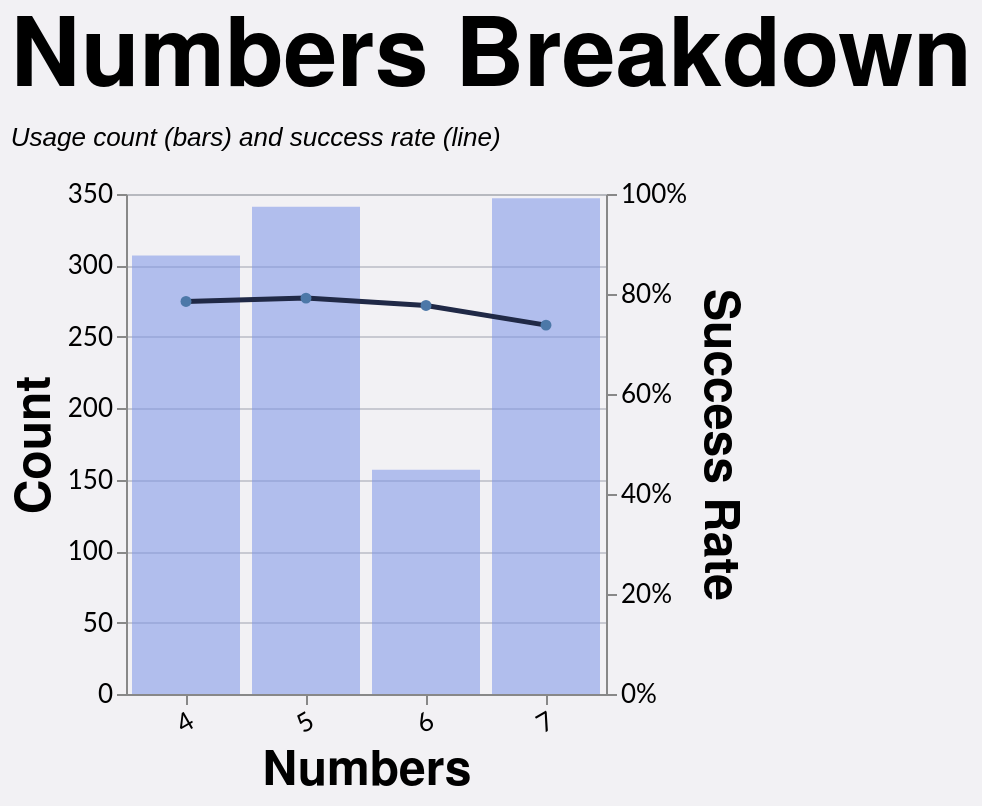

The Vega-Lite source for this figure:
### Vega-Lite specification from a JSON file in a GitHub repository (floating-point values rounded to 4 significant figures; data arrays with more than 128 entries replaced by an {"elided": "..."} marker saying what was removed)
{"config": {"axis": {"labelFont": "Lato, sans-serif", "titleFont": "PT Sans Narrow, Helvetica Neue, Helvetica, Arial, sans-serif", "labelFontSize": 13, "titleFontSize": 24, "gridColor": "#202947", "gridOpacity": 0.2}, "header": {"labelFont": "PT Sans Narrow, Helvetica Neue, Helvetica, Arial, sans-serif", "titleFont": "PT Sans Narrow, Helvetica Neue, Helvetica, Arial, sans-serif", "labelFontSize": 24, "titleFontSize": 28, "labelFontWeight": "bold", "orient": "left"}, "legend": {"labelFont": "Lato, sans-serif", "titleFont": "PT Sans Narrow, Helvetica Neue, Helvetica, Arial, sans-serif", "labelFontSize": 14, "titleFontSize": 16, "titlePadding": 5, "fillColor": "white", "strokeColor": "black", "padding": 10, "titleFontWeight": "lighter", "titleFontStyle": "italic", "titleColor": "gray", "offset": 10}, "title": {"font": "PT Sans Narrow, Helvetica Neue, Helvetica, Arial, sans-serif", "fontSize": 48, "fontWeight": "bold", "anchor": "start", "align": "center", "titlePadding": 20, "subtitlePadding": 10, "subtitleFontSize": 13, "subtitleColor": "", "subtitleFontStyle": "italic", "offset": 15, "color": "black"}, "axisX": {"labelAngle": 0}, "facet": {"title": null, "header": null, "align": {"row": "each", "column": "each"}}, "resolve": {"scale": {"y": "independent", "facet": "independent"}}, "background": "#f2f1f4"}, "layer": [{"mark": {"type": "bar", "color": "#7d96e8", "opacity": 0.55}, "encoding": {"tooltip": [{"field": "numbers", "title": "Numbers", "type": "nominal"}, {"field": "won", "format": ",.0f", "title": "Won", "type": "quantitative"}, {"field": "attempts", "format": ",.0f", "title": "Attempts", "type": "quantitative"}, {"field": "success_rate", "format": ".1%", "title": "Success Rate", "type": "quantitative"}], "x": {"axis": {"labelAngle": -30}, "field": "numbers", "sort": ["4", "5", "6", "7"], "title": "Numbers", "type": "nominal"}, "y": {"axis": {"format": ",.0f", "orient": "left"}, "field": "attempts", "title": "Count", "type": "quantitative"}}, "transform": [{"filter": "(loSquad == 'All' || datum.squad == loSquad) && (loGameType == 'All' || (loGameType == 'League + Cup' && (datum.game_type == 'League' || datum.game_type == 'Cup')) || (loGameType == 'League only' && datum.game_type == 'League') || datum.game_type == loGameType) && (loOpposition == 'All' || datum.opposition == loOpposition) && (loThrower == 'All' || datum.thrower == loThrower) && (loJumper == 'All' || datum.jumper == loJumper) && (loArea == 'All' || datum.area == loArea) && (loNumbers == 'All' || datum.numbers == loNumbers) && (loCallType == 'All' || datum.call_type == loCallType)"}, {"filter": "(loSeason == 'All' || datum.season == loSeason)"}, {"aggregate": [{"op": "count", "as": "attempts"}, {"op": "sum", "field": "won", "as": "won"}], "groupby": ["numbers"]}, {"calculate": "datum.won / datum.attempts", "as": "success_rate"}]}, {"mark": {"type": "line", "color": "#202946", "point": true, "strokeWidth": 2.5}, "encoding": {"tooltip": [{"field": "numbers", "title": "Numbers", "type": "nominal"}, {"field": "won", "format": ",.0f", "title": "Won", "type": "quantitative"}, {"field": "attempts", "format": ",.0f", "title": "Attempts", "type": "quantitative"}, {"field": "success_rate", "format": ".1%", "title": "Success Rate", "type": "quantitative"}], "x": {"axis": {"labelAngle": -30}, "field": "numbers", "sort": ["4", "5", "6", "7"], "title": "Numbers", "type": "nominal"}, "y": {"axis": {"format": "%", "orient": "right"}, "field": "success_rate", "scale": {"domain": [0, 1]}, "title": "Success Rate", "type": "quantitative"}}, "transform": [{"filter": "(loSquad == 'All' || datum.squad == loSquad) && (loGameType == 'All' || (loGameType == 'League + Cup' && (datum.game_type == 'League' || datum.game_type == 'Cup')) || (loGameType == 'League only' && datum.game_type == 'League') || datum.game_type == loGameType) && (loOpposition == 'All' || datum.opposition == loOpposition) && (loThrower == 'All' || datum.thrower == loThrower) && (loJumper == 'All' || datum.jumper == loJumper) && (loArea == 'All' || datum.area == loArea) && (loNumbers == 'All' || datum.numbers == loNumbers) && (loCallType == 'All' || datum.call_type == loCallType)"}, {"filter": "(loSeason == 'All' || datum.season == loSeason)"}, {"aggregate": [{"op": "count", "as": "attempts"}, {"op": "sum", "field": "won", "as": "won"}], "groupby": ["numbers"]}, {"calculate": "datum.won / datum.attempts", "as": "success_rate"}]}], "data": {"name": "data-1b909dd81513f248a4611f686a65e28d"}, "height": 250, "params": [{"name": "loSquad", "value": "All"}, {"name": "loSeason", "value": "All"}, {"name": "loGameType", "value": "All"}, {"name": "loOpposition", "value": "All"}, {"name": "loThrower", "value": "All"}, {"name": "loJumper", "value": "All"}, {"name": "loArea", "value": "All"}, {"name": "loNumbers", "value": "All"}, {"name": "loCallType", "value": "All"}], "resolve": {"scale": {"y": "independent"}}, "title": {"text": "Numbers Breakdown", "subtitle": "Usage count (bars) and success rate (line)"}, "width": {"step": 60}, "$schema": "https://vega.github.io/schema/vega-lite/v5.20.1.json", "datasets": {"data-1b909dd81513f248a4611f686a65e28d": {"elided": "1152 records"}}}
